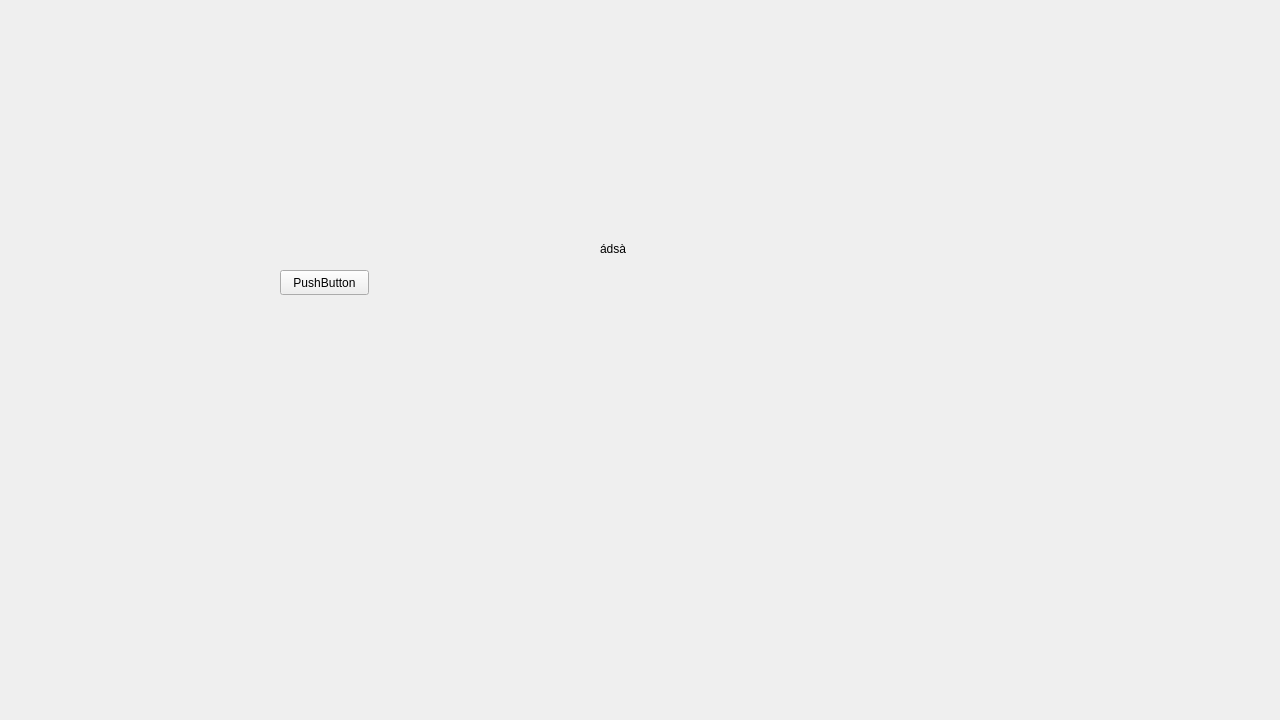
<?xml version="1.0" encoding="UTF-8"?>
<ui version="4.0">
 <class>Form</class>
 <widget class="QWidget" name="Form">
  <property name="geometry">
   <rect>
    <x>0</x>
    <y>0</y>
    <width>1280</width>
    <height>720</height>
   </rect>
  </property>
  <property name="windowTitle">
   <string>Form</string>
  </property>
  <widget class="QPushButton" name="pushButton">
   <property name="geometry">
    <rect>
     <x>280</x>
     <y>270</y>
     <width>89</width>
     <height>25</height>
    </rect>
   </property>
   <property name="text">
    <string>PushButton</string>
   </property>
  </widget>
  <widget class="QLabel" name="label">
   <property name="geometry">
    <rect>
     <x>600</x>
     <y>240</y>
     <width>67</width>
     <height>17</height>
    </rect>
   </property>
   <property name="text">
    <string>ádsà</string>
   </property>
  </widget>
 </widget>
 <resources/>
 <connections/>
</ui>
